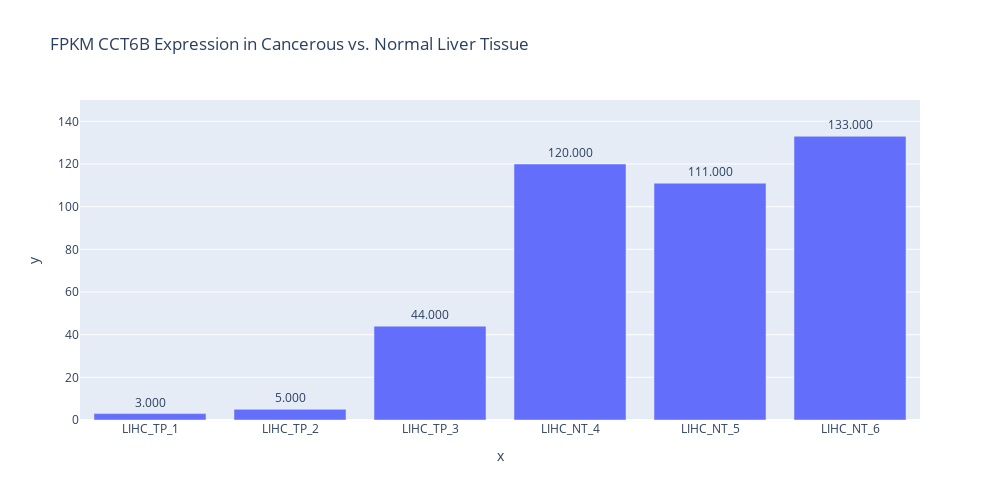

The notebook cell saved with this chart:
### Markdown cell above
## Expression of Top Biomarkers Downregulated in Cancerous Tissues

### Code cell
fig = px.bar(df, 
             x = labels[:6], y = df['CCT6B'].values[:6],
             text=df['CCT6B'].values[:6], title='FPKM CCT6B Expression in Cancerous vs. Normal Liver Tissue', range_y = [0, 150],
             width=1000, height=500)

fig.update_traces(texttemplate='%{text:.3f}', textposition='outside')

fig.show()

### Figure 1 — Plotly figure (JSON) as saved in the notebook; plotly's stock layout.template omitted (floating-point values rounded to 4 significant figures)
{"data": [{"alignmentgroup": "True", "hovertemplate": "x=%{x}<br>y=%{y}<br>text=%{text}<extra></extra>", "legendgroup": "", "marker": {"color": "#636efa", "pattern": {"shape": ""}}, "name": "", "offsetgroup": "", "orientation": "v", "showlegend": false, "text": [3, 5, 44, 120, 111, 133], "textposition": "outside", "texttemplate": "%{text:.3f}", "type": "bar", "x": ["LIHC_TP_1", "LIHC_TP_2", "LIHC_TP_3", "LIHC_NT_4", "LIHC_NT_5", "LIHC_NT_6"], "xaxis": "x", "y": [3, 5, 44, 120, 111, 133], "yaxis": "y"}], "layout": {"barmode": "relative", "height": 500, "legend": {"tracegroupgap": 0}, "title": {"text": "FPKM CCT6B Expression in Cancerous vs. Normal Liver Tissue"}, "width": 1000, "xaxis": {"anchor": "y", "domain": [0, 1], "title": {"text": "x"}}, "yaxis": {"anchor": "x", "domain": [0, 1], "range": [0, 150], "title": {"text": "y"}}}}
